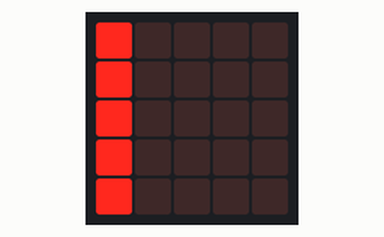
Bench run of a program on a simulated BBC micro:bit (MakeCode). Shown: the board's 5×5 LED display.

Above: at 0.15 s.

The program:

main.ts
```typescript
/**
 * este es A-60 de doors del juego de roblox
 */
basic.forever(function () {
    for (let index = 0; index <= 4; index++) {
        for (let index2 = 0; index2 <= 4; index2++) {
            led.plot(index, index2)
        }
        basic.pause(1)
    }
    for (let index = 0; index <= 4; index++) {
        for (let index2 = 0; index2 <= 4; index2++) {
            led.unplot(index, index2)
        }
        basic.pause(1)
    }
})
```

test.ts
```typescript
// aquí va el archivo "tests"; esto no se compilará cuando este paquete se utilice como una extensión.
```
